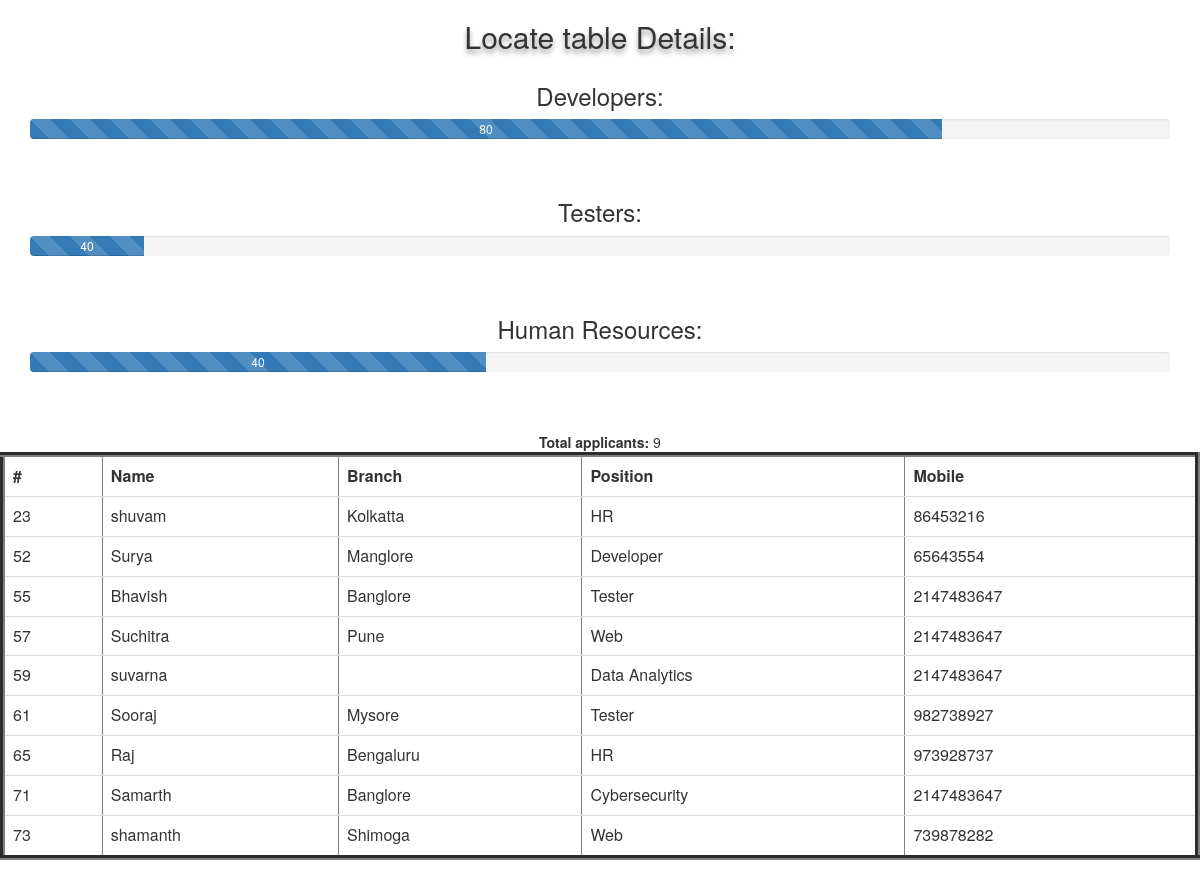
Screenshot of /tables/locate.php with the database file from the repository.
### tables this page shows
CREATE TABLE `locate` (
  `id` int(11) NOT NULL,
  `name` varchar(100) NOT NULL,
  `branch` varchar(100) NOT NULL,
  `position` varchar(100) NOT NULL,
  `mobile` int(11) NOT NULL
);

### tables/locate.php (the view, shortened to what this page needs)
<?php
$link=new mysqli("localhost","root","","jobapp1");
$qlocate= mysqli_query($link, "SELECT * from `locate` ");
$lccount=0;
  echo "<center>";
  echo "<table class='table col-md-12' border='5'>
<tr>
<th>#</th>
<th>Name</th>
<th>Branch</th>
<th>Position</th>
<th>Mobile</th>
</tr>";
echo "</center>";
  while($row=mysqli_fetch_array($qlocate))
  {
      echo "<tr>";
      echo "<td>"; echo $row["id"]; echo "</td>";
      echo "<td>"; echo $row["name"]; echo "</td>";
      echo "<td>"; echo $row["branch"]; echo "</td>";
      echo "<td>"; echo $row["position"]; echo "</td>";
      echo "<td>"; echo $row["mobile"]; echo "</td>";
      echo "</tr>";
      $lccount= $lccount+1;
  }
$mxdev="40";
$count="40";
$rowd="100";
$rowh="80";
?>
<!DOCTYPE html>
<html lang="en">
<head>
    <link rel="stylesheet" href="https://maxcdn.bootstrapcdn.com/bootstrap/3.4.1/css/bootstrap.min.css">
</head>
<body>
<h2 style="text-align: center;text-shadow:0 4px 5px rgba(0,0,0,0.4);">Locate table Details:</h2>
<div class="container">
  <h3>Developers:</h3>
  <div class="progress">
    <div class="progress-bar progress-bar-striped active" role="progressbar" aria-valuenow="<?php echo $rowd; ?>" aria-valuemin="0" aria-valuemax="<?php echo $mxdev;?>" style="width:<?php echo $rowh;?>% ">
      <?php echo $rowh;?>
    </div>
  </div>
<br>
</div>
<div class="container">
  <h3>Testers:</h3>
  <div class="progress">
    <div class="progress-bar progress-bar-striped active" role="progressbar" aria-valuenow="<?php echo $count; ?>" aria-valuemin="0" aria-valuemax="100" style="width:<?php echo "10";?>% ">
      <?php echo "40";?>
    </div>
  </div>
<br>
</div>
<div class="container">
  <h3>Human Resources:</h3>
  <div class="progress">
    <div class="progress-bar progress-bar-striped active" role="progressbar" aria-valuenow="<?php echo $count; ?>" aria-valuemin="0" aria-valuemax="100" style="width:<?php echo $count;?>% ">
      <?php echo $count;?>
    </div>
  </div>
  <br><br>
  <?php
  echo "<b>Total applicants:</b> ". $lccount;
  ?>
</body>
</html>

### rows the page displays
locate: id "23", name "shuvam", branch "Kolkatta", position "HR", mobile "86453216"
locate: id "52", name "Surya", branch "Manglore", position "Developer", mobile "65643554"
locate: id "55", name "Bhavish", branch "Banglore", position "Tester", mobile "2147483647"
locate: id "57", name "Suchitra", branch "Pune", position "Web", mobile "2147483647"
locate: id "59", name "suvarna", position "Data Analytics", mobile "2147483647"
locate: id "61", name "Sooraj", branch "Mysore", position "Tester", mobile "982738927"
locate: id "65", name "Raj", branch "Bengaluru", position "HR", mobile "973928737"
locate: id "71", name "Samarth", branch "Banglore", position "Cybersecurity", mobile "2147483647"
locate: id "73", name "shamanth", branch "Shimoga", position "Web", mobile "739878282"

### other values shown
$rowh "80"
$count "40"
$lccount "9"
